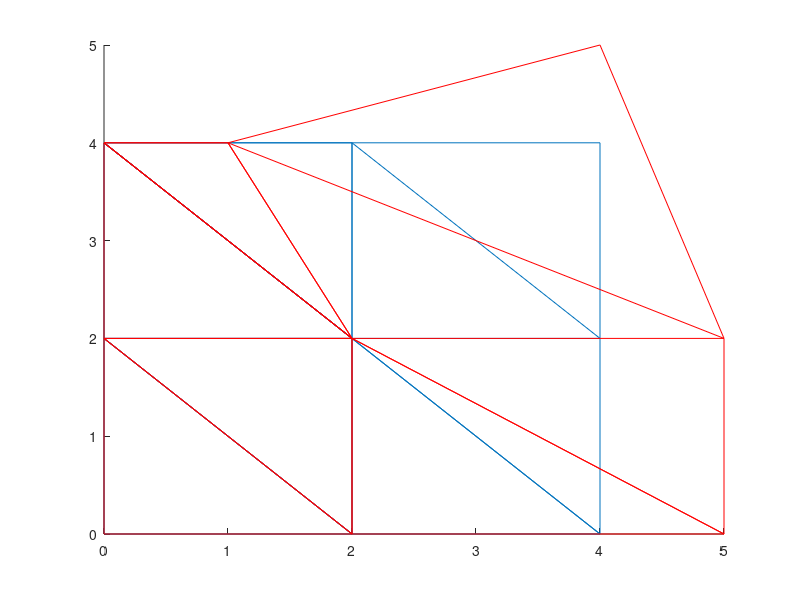

Reproduce this figure in MATLAB. (Note: this script raises an error after producing the figure.)
% syms p1x p1y p2x p2y p3x p3y
% syms v1x v1y v2x v2y v3x v3y
% P = [p1x, p1y, 0, 0, 1, 0; ...
%     0, 0, p1x, p1y, 0, 1; ...
%     p2x, p2y, 0, 0, 1, 0; ...
%     0, 0, p2x, p2y, 0, 1; ...
%     p3x, p3y, 0, 0, 1, 0; ...
%     0, 0, p3x, p3y, 0, 1];
% V = [v1x; v1y; v2x; v2y; v3x; v3x];
%
% Bfull = inv(P)*V;
%
% B = [Bfull(1), Bfull(2); Bfull(3), Bfull(4)];
%
% syms alpha1 alpha2 alpha3 beta1 beta2 beta3 gamma1 gamma2 gamma3 mu1 mu2 mu3 nu1 nu2 nu3 phi1 phi2 phi3
% Bsimple = [alpha1*v1x + gamma1*v2x + nu1*v3x, alpha2*v1x + gamma2*v2x + nu2*v3x;
%     beta1*v1y + mu1*v2y + phi1*v3y, beta2*v1y + mu2*v2y + phi2*v3y];
%
% syms a1 a2 a3 a4
%
% A = [a1, a2; a3, a4];
%
% E = norm(A-Bsimple, 'fro')^2;
%% As-rigid-as possible shape interpolation.
clear all;
close all;

% Comment all unused points.
p = [0,0; 0,2; 2,0; 2,2; 4,0; 0,4; 4,2; 2,4; 4,4];
q = [0,0; 0,2; 2,0; 2,2; 5,0; 0,4; 5,2; 1,4; 4,5];
%q = [0,0; 0,4; 4,0; 4,3; 5,1; 0,5; 4,2; 2,4; 5,5];

%p = [0,2; 2,0; 2,2; 4,0];
%q = [1,2; 2,0; 2,5; 5,0];

% Define triangles.
% T = [1, 2, 3; 2, 3, 4; 3, 4, 5];%; 4, 5, 7; 2, 4, 6; 4, 6, 8; 7, 8, 9];
T = [1, 2, 3; 2, 4, 3; 3, 4, 5; 6, 8, 4; 4, 7, 5; 2, 6, 4; 6, 8, 4; 8, 9, 7];

%T = [1, 2, 3; 2, 3, 4];

% Main loop.
for t = 0:0.1:1
    
    v1x = (1-t)*p(1,1) + t*q(1,1);
    v1y = (1-t)*p(1,2) + t*q(1,2);
    
    
    % First triangle. Ap + l = q.
    Ptr = [p(1,1), p(1,2), 0, 0, 1, 0; ...
        0, 0, p(1,1), p(1,2), 0, 1; ...
        p(2,1), p(2,2), 0, 0, 1, 0; ...
        0, 0, p(2,1), p(2,2), 0, 1; ...
        p(3,1), p(3,2), 0, 0, 1, 0; ...
        0, 0, p(3,1), p(3,2), 0, 1];
    
    Qtr = [q(1,1); q(1,2); q(2,1); q(2,2); q(3,1); q(3,2)];
    
    % A and l.
    Afulltr = Ptr \ Qtr;
    Atr = [Afulltr(1) Afulltr(2); Afulltr(3) Afulltr(4)];
    
    % Decompose A for interpolation.
    [U, D, V] = svd(Atr);
    Rgamma = U*V';
    S = V*D*V';
    
    inP = inv(Ptr);
    
    A = ((1-t)*eye(2) + t*Rgamma) * ((1-t)*eye(2) + t*S);
    
    c = norm(A,'fro')^2 - 2* (A(1,1)*inP(1,1)*v1x + A(1,2)*inP(2,1)*v1x + ...
        A(2,1)*inP(3,2)*v1y + A(2,2)*inP(4,2)*v1y) + ...
        inP(1,1)^2*v1x^2 + inP(2,1)^2*v1x^2 + inP(3,2)^2*v1y^2 + inP(4,2)^2*v1y^2;
    
    % Base case - one triangle.
    H = zeros((size(p,1)-1)*2);
    H(1,1) = inP(1,3)^2 + inP(2,3)^2;
    H(2,2) = inP(3,4)^2 + inP(4,4)^2;
    H(3,3) = inP(1,5)^2 + inP(2,5)^2;
    H(4,4) = inP(3,6)^2 + inP(4,6)^2;
    H(3,1) = inP(1,3)*inP(1,5) + inP(2,3)*inP(2,5);
    H(4,2) = inP(3,4)*inP(3,6) + inP(4,4)*inP(4,6);
    H(1,3) = inP(1,3)*inP(1,5) + inP(2,3)*inP(2,5);
    H(2,4) = inP(3,4)*inP(3,6) + inP(4,4)*inP(4,6);
    
    G = zeros((size(p,1)-1)*2,1);
    G(1) = -(A(1,1)*inP(1,3) + A(1,2)*inP(2,3)) + inP(1,1)*inP(1,3)*v1x + inP(2,1)*inP(2,3)*v1x;
    G(2) = -(A(2,1)*inP(3,4) + A(2,2)*inP(4,4)) + inP(3,2)*inP(3,4)*v1y + inP(4,2)*inP(4,4)*v1y;
    G(3) = -(A(1,1)*inP(1,5) + A(1,2)*inP(2,5)) + inP(1,1)*inP(1,5)*v1x + inP(2,1)*inP(2,5)*v1x;
    G(4) = -(A(2,1)*inP(3,6) + A(2,2)*inP(4,6)) + inP(3,2)*inP(3,6)*v1y + inP(4,2)*inP(4,6)*v1y;
    
    for i = 2: size(T,1)
        vertex1 = T(i,1);
        vertex2 = T(i,2);
        vertex3 = T(i,3);
        
        P = [p(vertex1,1), p(vertex1,2), 0, 0, 1, 0; ...
            0, 0, p(vertex1,1), p(vertex1,2), 0, 1; ...
            p(vertex2,1), p(vertex2,2), 0, 0, 1, 0; ...
            0, 0, p(vertex2,1), p(vertex2,2), 0, 1; ...
            p(vertex3,1), p(vertex3,2), 0, 0, 1, 0; ...
            0, 0, p(vertex3,1), p(vertex3,2), 0, 1];
        
        Q = [q(vertex1,1); q(vertex1,2); q(vertex2,1); q(vertex2,2); q(vertex3,1); q(vertex3,2)];
        
        Afulltri = P \ Q;
        Atri = [Afulltri(1) Afulltri(2); Afulltri(3) Afulltri(4)];
        
        [U, D, V] = svd(Atri);
        Rgamma = U*V';
        S = V*D*V';
        
        inP = inv(P);
        
        % Add for more than one triangle.
        vh1 = 2*vertex1 - 3;
        vh2 = 2*vertex2 - 3;
        vh3 = 2*vertex3 - 3;
        
        H(vh1,vh1) = H(vh1,vh1) + inP(1,1)^2 + inP(2,1)^2;
        H(vh1+1,vh1+1) = H(vh1+1,vh1+1) + inP(3,2)^2 + inP(4,2)^2;
        H(vh2,vh2) = H(vh2,vh2) + inP(1,3)^2 + inP(2,3)^2;
        H(vh2+1,vh2+1) = H(vh2+1,vh2+1) + inP(3,4)^2 + inP(4,4)^2;
        H(vh3,vh3) = H(vh3,vh3) + inP(1,5)^2 + inP(2,5)^2;
        H(vh3+1,vh3+1) = H(vh3+1,vh3+1) + inP(3,6)^2 + inP(4,6)^2;
        
        H(vh1,vh2) = H(vh1,vh2) + inP(1,1)*inP(1,3) + inP(2,1)*inP(2,3);
        H(vh2,vh1) = H(vh1,vh2);
        H(vh1,vh3) = H(vh1,vh3) + inP(1,1)*inP(1,5) + inP(2,1)*inP(2,5);
        H(vh3,vh1) = H(vh1,vh3);
        H(vh2,vh3) = H(vh2,vh3) + inP(1,3)*inP(1,5) + inP(2,3)*inP(2,5);
        H(vh3,vh2) = H(vh2,vh3);
        H(vh1+1,vh2+1) = H(vh1+1,vh2+1) + inP(3,2)*inP(3,4) + inP(4,2)*inP(4,4);
        H(vh2+1,vh1+1) = H(vh1+1,vh2+1);
        H(vh1+1,vh3+1) = H(vh1+1,vh3+1) + inP(3,2)*inP(3,6) + inP(4,2)*inP(4,6);
        H(vh3+1,vh1+1) = H(vh1+1,vh3+1);
        H(vh2+1,vh3+1) = H(vh2+1,vh3+1) + inP(3,4)*inP(3,6) + inP(4,4)*inP(4,6);
        H(vh3+1,vh2+1) = H(vh2+1,vh3+1);
        
        A = ((1-t)*eye(2) + t*Rgamma) * ((1-t)*eye(2) + t*S); 
               
        c = c + norm(A,'fro')^2;
        
        G(vh1) = G(vh1) - A(1,1)*inP(1,1) - A(1,2)*inP(2,1);
        G(vh1+1) = G(vh1+1) - A(2,1)*inP(3,2) - A(2,2)*inP(4,2);
        G(vh2) = G(vh2) - A(1,1)*inP(1,3) - A(1,2)*inP(2,3);
        G(vh2+1) = G(vh2+1) - A(2,1)*inP(3,4) - A(2,2)*inP(4,4);
        G(vh3) = G(vh3) - A(1,1)*inP(1,5) - A(1,2)*inP(2,5);
        G(vh3+1) = G(vh3+1) - A(2,1)*inP(3,6) - A(2,2)*inP(4,6);
        
    end
    
    
    % Formulate and solve a quadratic form.
    cGH = [c G'; G H];
    
    f = zeros(size(cGH,1),1);
    Aeq = zeros(size(cGH,1));
    beq = zeros(size(cGH,1),1);
    Aeq(1,1) = 1;
    beq(1) = 1;
    u = quadprog(cGH,f,[],[],Aeq, beq);
    
    % Deshape the solution for plotting.
    uno1 = u(2:end);
    for j = 1:2:size(uno1,1)
        ureshape(j/2+1/2,:) = [uno1(j),uno1(j+1)];
    end
    x = [v1x, v1y; ureshape]
    
    % Plot.
    figure(1);
    hold on;
    triplot(T, p(:, 1), p(:,2));
    triplot(T, q(:, 1), q(:,2), 'r');
    triplot(T, x(:, 1), x(:,2), 'g');
    waitforbuttonpress;
    
end